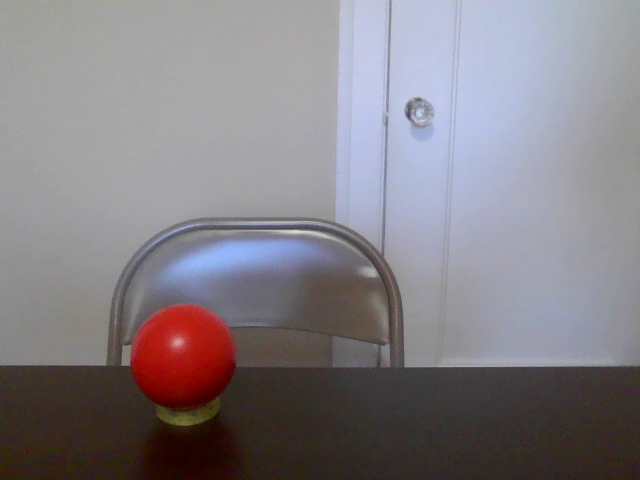
#> input picture media/left.png, 640 x 480 px
$ python depthsensing.py   (Python 2 division)
#> lines starting #> are read from the running program, lines starting #| are printed output that depends on the picture; after the words box and inside, x2 and y2 are one past the last pixel; in counts of white or black regions, pixels touching at a corner belong together
#!/usr/bin/env python
"""
DESCRIPTION: This script is for testing depth sensing using the disparity concept.
"""
import cv2
import numpy as np

frame = cv2.imread('../media/left.png', cv2.IMREAD_COLOR)
#> frame is the input picture: shape (480, 640, 3); mean B, G, R 133.4, 127.8, 132.6
frame2 = cv2.imread('../media/right.png', cv2.IMREAD_COLOR)
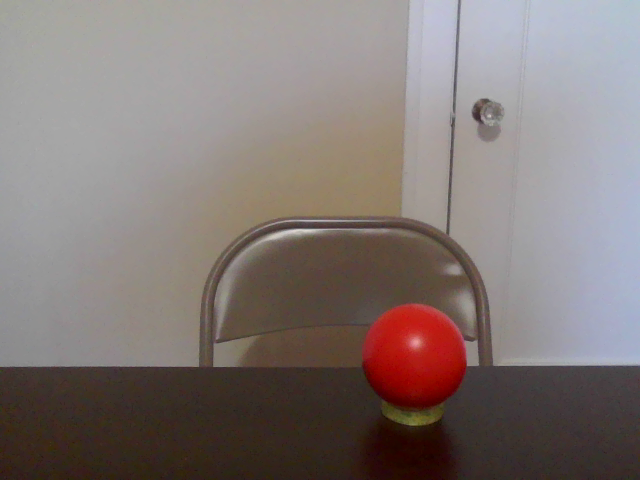
#> input picture media/right.png, 640 x 480 px
#> frame2 is the input picture: shape (480, 640, 3); mean B, G, R 117.6, 120.3, 130.9
hsv = cv2.cvtColor(frame, cv2.COLOR_BGR2HSV)
#> hsv: shape (480, 640, 3); mean H, S, V 73, 40.6, 141.7
hsv2 = cv2.cvtColor(frame2, cv2.COLOR_BGR2HSV)
#> hsv2: shape (480, 640, 3); mean H, S, V 50.9, 48.2, 133.7
# define range of blue color in HSV
lower_red = np.array([0,100,0])
upper_red = np.array([10,255,255])
# Threshold the HSV image to get only blue colors
mask = cv2.inRange(hsv, lower_red, upper_red)
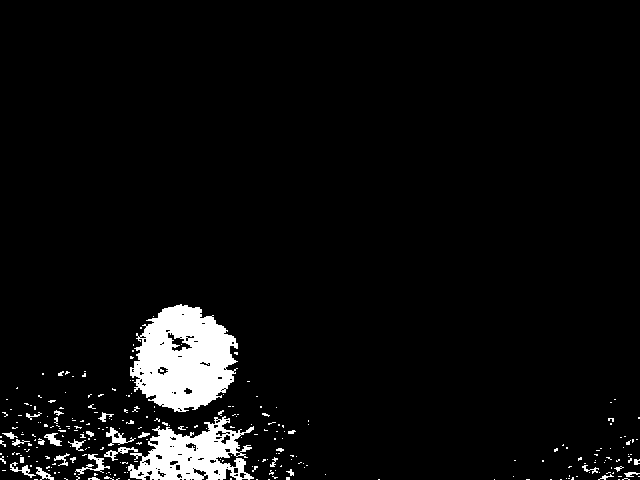
#> mask: shape (480, 640); 4.9% white; 271 white regions (240 under 20 px), largest, box (x1, y1, x2, y2) and area: (130, 304, 238, 412) 7870, (128, 416, 254, 480) 4323, (75, 454, 110, 475) 210
mask2 = cv2.inRange(hsv2, lower_red, upper_red)
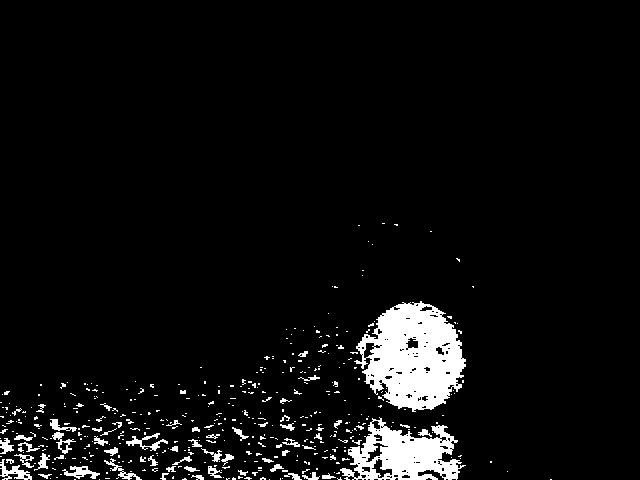
#> mask2: shape (480, 640); 5.7% white; 429 white regions (367 under 20 px), largest, box (x1, y1, x2, y2) and area: (354, 301, 466, 412) 7852, (340, 417, 466, 480) 4124, (0, 459, 32, 480) 265
# Bitwise-AND mask and original image
res = cv2.bitwise_and(frame,frame, mask= mask)
res2 = cv2.bitwise_and(frame2,frame2, mask= mask2)
cv2.imshow('frame',frame)
cv2.imshow('frame2',frame2)
# cv2.imshow('mask',mask)
cv2.imshow('res',res)
cv2.imshow('res2',res2)
# cv2.waitKey(0)

# convert image to grayscale image
gray_image = cv2.cvtColor(res, cv2.COLOR_BGR2GRAY)
gray_image2 = cv2.cvtColor(res2, cv2.COLOR_BGR2GRAY)
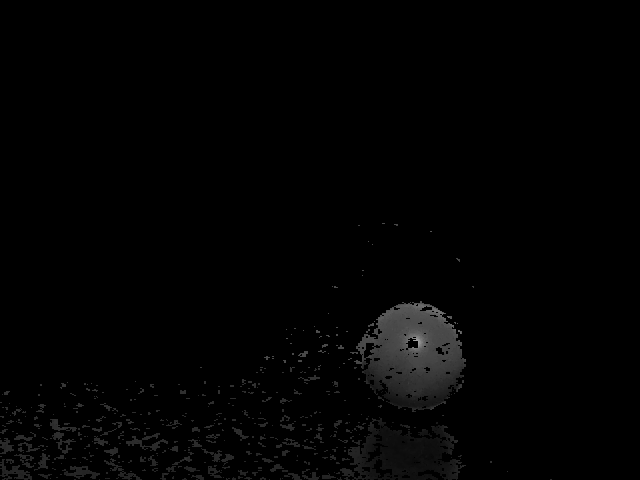
#> gray_image2: shape (480, 640); min 0, max 164, mean 2.6

# convert the grayscale image to binary image
ret,thresh = cv2.threshold(gray_image,127,255,0)
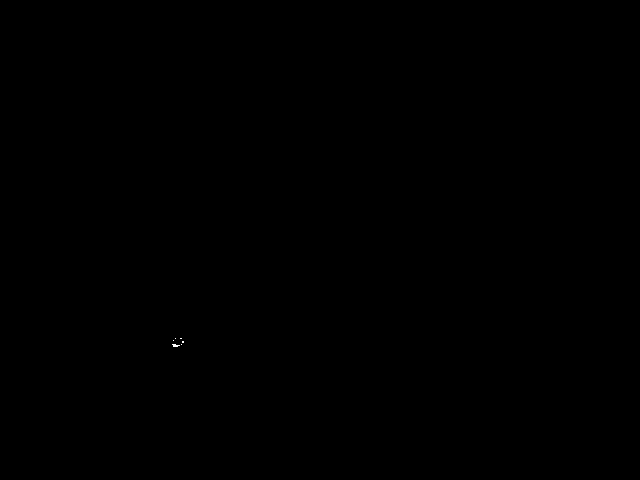
#> thresh: shape (480, 640); 0.01% white in thin lines or dots, all inside (x1, y1, x2, y2) = (172, 338, 184, 347)
ret2,thresh2 = cv2.threshold(gray_image2,127,255,0)
#> thresh2: shape (480, 640); 0.01% white in thin lines or dots, all inside (x1, y1, x2, y2) = (413, 337, 422, 347)

# calculate moments of binary image
M = cv2.moments(thresh)
#> M = moments, m00 6375, centre m10/m00, m01/m00 = (176.8, 343.4)
M2 = cv2.moments(thresh2)
#> M2 = moments, m00 8925, centre m10/m00, m01/m00 = (417.6, 340.6)

# calculate x,y coordinate of center
cX = int(M["m10"] / M["m00"])
#> cX = 176
cY = int(M["m01"] / M["m00"])
#> cY = 343
cX2 = int(M2["m10"] / M2["m00"])
#> cX2 = 417
cY2 = int(M2["m01"] / M2["m00"])
#> cY2 = 340

# put text and highlight the center
cv2.circle(res, (cX, cY), 5, (255, 255, 255), -1)
#> res: shape (480, 640, 3); mean B, G, R 0.8, 1, 4.7
cv2.putText(res, "centroid1", (cX - 25, cY - 25),cv2.FONT_HERSHEY_SIMPLEX, 0.5, (255, 255, 255), 2)
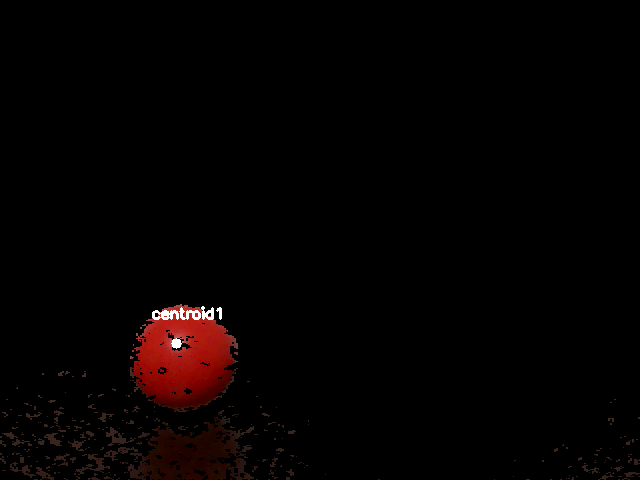
#> res: shape (480, 640, 3); mean B, G, R 1.1, 1.4, 5
cv2.circle(res2, (cX2, cY2), 5, (255, 255, 255), -1)
#> res2: shape (480, 640, 3); mean B, G, R 1.1, 1.5, 5.6
cv2.putText(res2, "centroid2", (cX2 - 25, cY2 - 25),cv2.FONT_HERSHEY_SIMPLEX, 0.5, (255, 255, 255), 2)
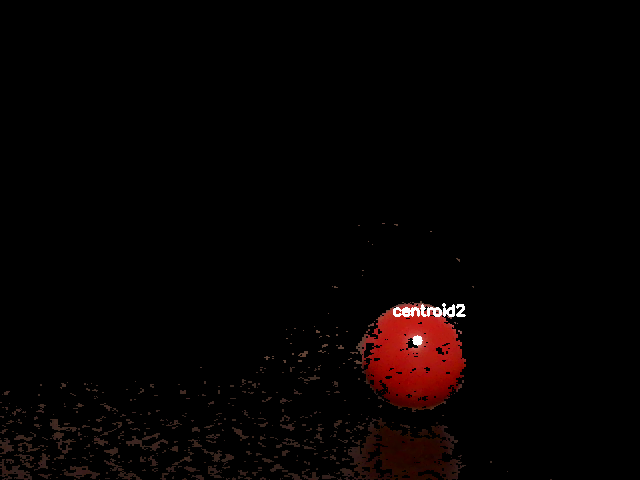
#> res2: shape (480, 640, 3); mean B, G, R 1.5, 1.9, 5.8

# display the image
cv2.imshow("Image", res)
cv2.imshow("Image2", res2)
# cv2.waitKey(0)

f=588
# print cX,cY,cX2,cY2
d=cX2-cX
#> d = 241
D=145
l=(f*D)/d
#> l = 353
print l
#| 353
